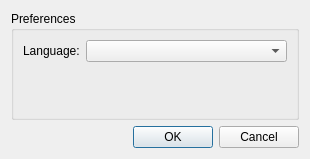
<?xml version="1.0" encoding="UTF-8"?>
<ui version="4.0">
 <class>settings_dialog</class>
 <widget class="QDialog" name="settings_dialog">
  <property name="geometry">
   <rect>
    <x>0</x>
    <y>0</y>
    <width>310</width>
    <height>159</height>
   </rect>
  </property>
  <property name="windowTitle">
   <string>TGiT</string>
  </property>
  <property name="modal">
   <bool>true</bool>
  </property>
  <layout class="QVBoxLayout" name="verticalLayout">
   <item>
    <widget class="QGroupBox" name="groupBox">
     <property name="title">
      <string>Preferences</string>
     </property>
     <layout class="QFormLayout" name="formLayout">
      <item row="0" column="0">
       <widget class="QLabel" name="_language_caption">
        <property name="text">
         <string>Language:</string>
        </property>
        <property name="buddy">
         <cstring>_language</cstring>
        </property>
       </widget>
      </item>
      <item row="0" column="1">
       <widget class="QComboBox" name="_language"/>
      </item>
     </layout>
    </widget>
   </item>
   <item>
    <widget class="QDialogButtonBox" name="_buttons">
     <property name="orientation">
      <enum>Qt::Horizontal</enum>
     </property>
     <property name="standardButtons">
      <set>QDialogButtonBox::Cancel|QDialogButtonBox::Ok</set>
     </property>
    </widget>
   </item>
  </layout>
 </widget>
 <resources/>
 <connections>
  <connection>
   <sender>_buttons</sender>
   <signal>accepted()</signal>
   <receiver>settings_dialog</receiver>
   <slot>accept()</slot>
   <hints>
    <hint type="sourcelabel">
     <x>248</x>
     <y>254</y>
    </hint>
    <hint type="destinationlabel">
     <x>157</x>
     <y>274</y>
    </hint>
   </hints>
  </connection>
  <connection>
   <sender>_buttons</sender>
   <signal>rejected()</signal>
   <receiver>settings_dialog</receiver>
   <slot>reject()</slot>
   <hints>
    <hint type="sourcelabel">
     <x>316</x>
     <y>260</y>
    </hint>
    <hint type="destinationlabel">
     <x>286</x>
     <y>274</y>
    </hint>
   </hints>
  </connection>
 </connections>
</ui>
